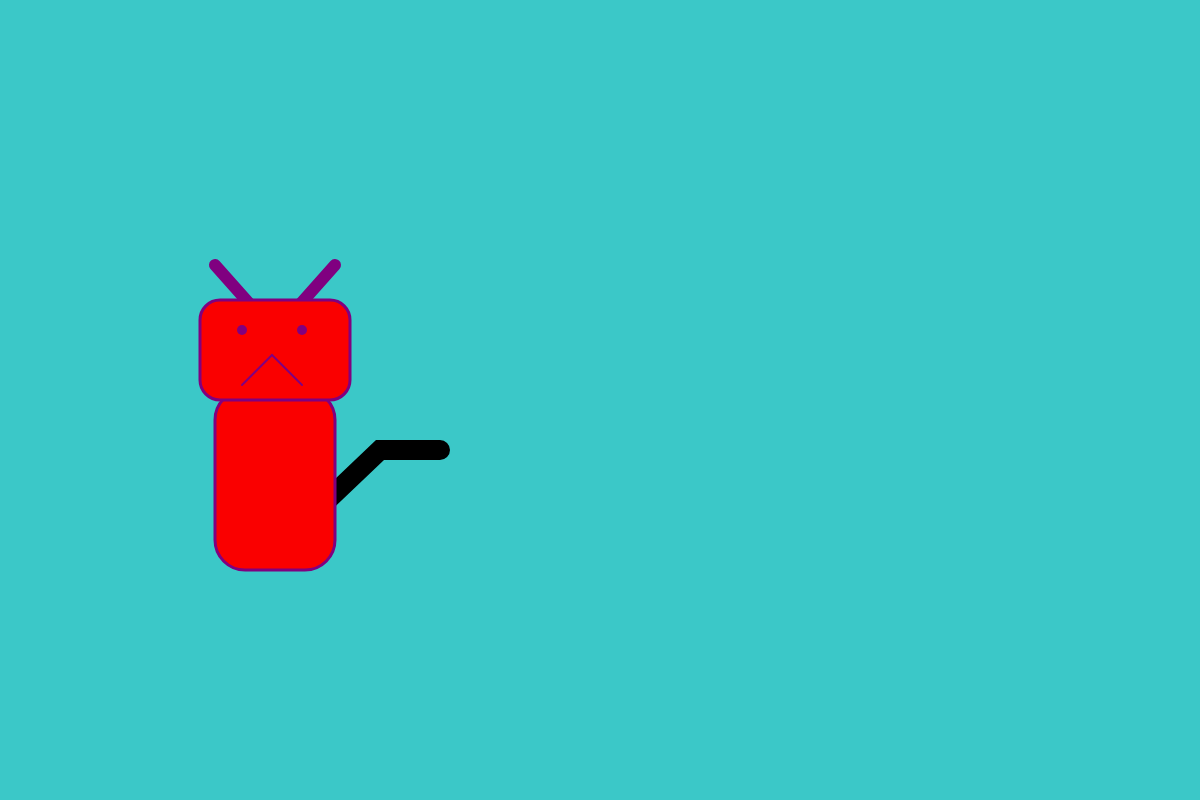
Frame 1 (no input)
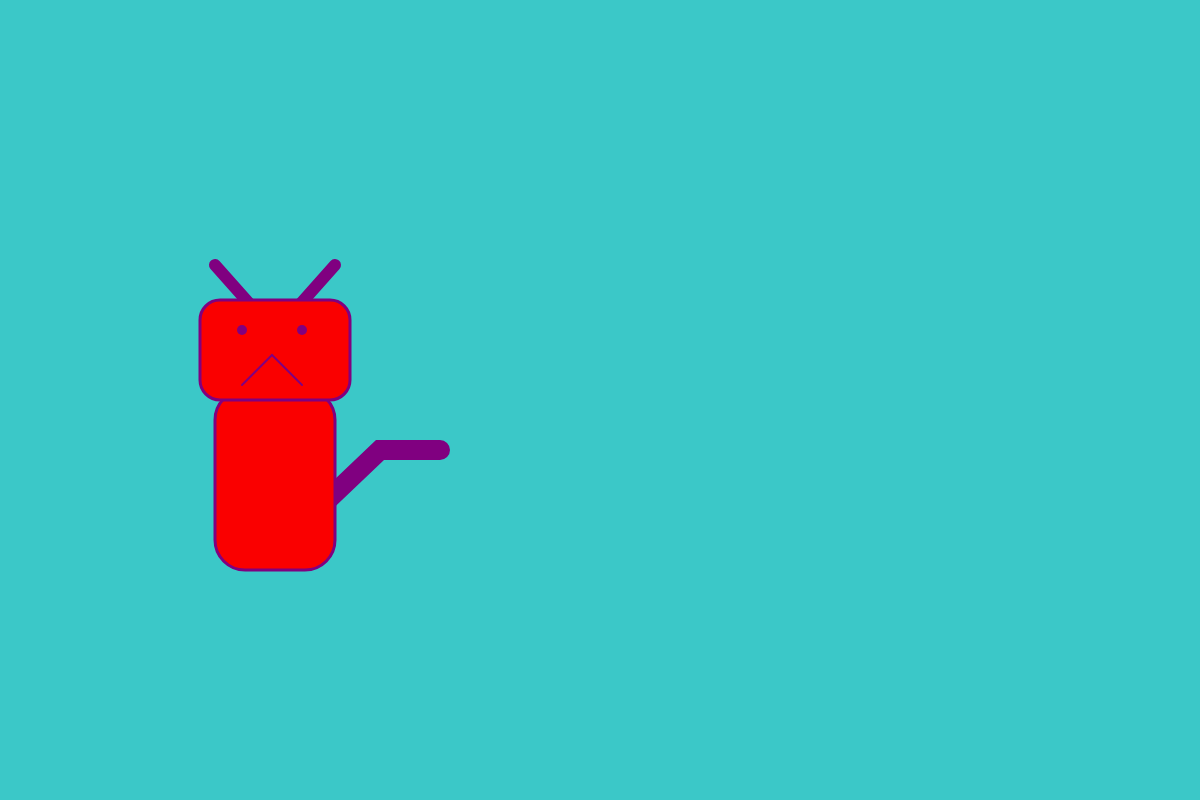
Frame 60 (no input)
Frame 120 (the mouse pressed at the canvas centre since frame 60): identical to frame 60, image omitted

The p5.js sketch that drew these frames (run headless with seeded random() and noise() and a simulated clock; from frame 60 on, the mouse is pressed at the canvas centre):

// p5.js sketch
// ── sketch.js
// Setup code goes here
function setup() {
  createCanvas(1200, 800);
  print("Red Box-meow");
 }


// Draw code goes here
function draw() {
  background(59,200,200);


  //tail
  noFill();
  strokeWeight(20);
  strokeJoin(MITER);
  beginShape();
  vertex(275, 550);
  vertex(380, 450);
  vertex(440, 450);
  endShape();

  //body

  fill(250,0,0)
  stroke('purple');
  strokeWeight(3);
  rect(215,390,120,180,30);



  //ear 1
  noFill();
  strokeWeight(12);
  strokeJoin(MITER);
  beginShape();
  vertex(215, 265);
  vertex(255, 310);
  endShape();

  //ear 2
  noFill();
  strokeWeight(12);
  strokeJoin(MITER);
  beginShape();
  vertex(335, 265);
  vertex(295, 310);
  endShape();

  //Head
  fill(250,0,0)
  stroke('purple');
  strokeWeight(3);
  rect(200,300,150,100, 20);

  // eye 
  stroke('purple'); 
  strokeWeight(10); 
  point(242, 330);
  point(302, 330);

  // mouth
  noFill();
  strokeWeight(2);
  strokeJoin(MITER);
  beginShape();
  vertex(242, 385);
  vertex(272, 355);
  vertex(302, 385);
  endShape();
}

function mousePressed(){
 	print("mousePressed X:  " + mouseX + "  Y:  " + mouseY);
}
